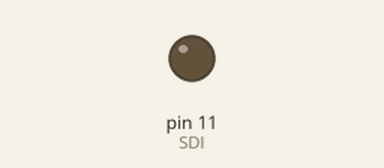
This sketch was run on a simulated Arduino Uno, built with avr-gcc and run on an emulated ATmega328P. On the bench: output pins drawn as LEDs (lit = HIGH). Pins used as bus, display or sensor lines are not drawn.

Above: at 1.0 s.
At 3.0 s:
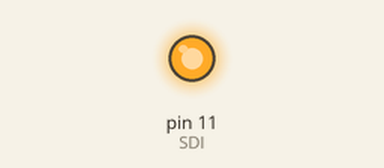
Timing chart, 0 to 5.2 s (numbered marks = the images above):
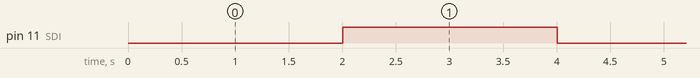

The sketch:

Projekt14.ino
```cpp
int CKI = 10;//Taktleitung an Pin 10
int SDI = 11;//Datenleitung an Pin 11

void setup() {
  pinMode(SDI, OUTPUT);
  pinMode(CKI, OUTPUT);
}

void loop()
{
  setRGB(255,0,0);//erste LED wird rot
  sendReset();
  delay(1000);
  setRGB(0,255,0);//erste LED wird grün
  sendReset();
  delay(1000);
  setRGB(0,0,255);//erste LED wird blau
  sendReset();
  delay(1000);

  setRGB(255,0,0);//dritte LED wird rot
  setRGB(0,255,0);//zweite LED wird grün
  setRGB(0,0,255);//erste LED wird blau
  sendReset();
  delay(1000);

  setRGB(0,0,0);//dritte LED aus
  setRGB(0,0,0);//zweite LED aus
  setRGB(0,0,0);//erste LED aus
  sendReset();
}

void setRGB(byte r, byte g, byte b)
{
  sendByte(r);
  sendByte(g);
  sendByte(b);
}

void sendByte(byte b)
{
  for(byte bitnumber=8; bitnumber>0;bitnumber--)
  {
    digitalWrite(CKI, LOW);//Taktleitung LOW
    digitalWrite(SDI, (b & (1<<bitnumber)));//Datenleitung setzen
    digitalWrite(CKI, HIGH);//Taktleitung HIGH
  }
}

void sendReset()
{
  digitalWrite(CKI, LOW);//Taktleitung LOW
  delayMicroseconds(500);//500us warten
}
```

Measured:
- by itself, pin 11 (SDI): alternates HIGH for 2.0 s and LOW for 2.0 s
